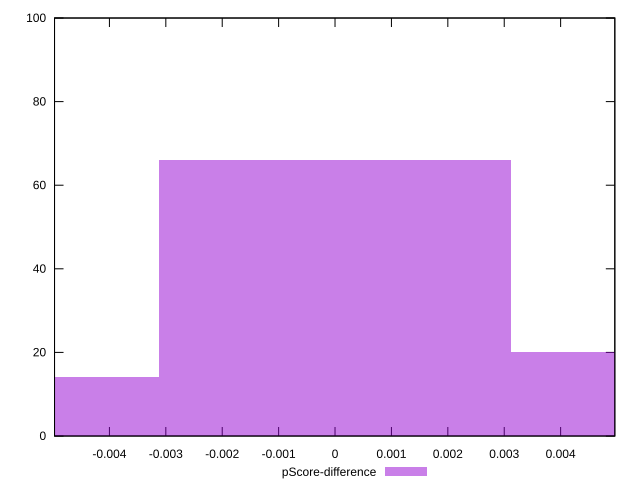

The script that saved this image:
reset

$pScoreDifference <<EOF
0.006252236462804074 20
0 66
-0.006252236462804074 14
EOF

set key outside below
set boxwidth 0.006252236462804074
set xrange [-0.004973121302828953:0.0049607670836031015]
set yrange [0:100]
set trange [0:100]
set style fill transparent solid 0.5 noborder
set terminal svg size 640, 490 enhanced background rgb 'white'
set output "reprap/first-meaningful-paint/samples/pages+cached+noexternal+nomedia+nocss/pScore-difference/histogram.svg"

plot $pScoreDifference title "pScore-difference" with boxes

reset
